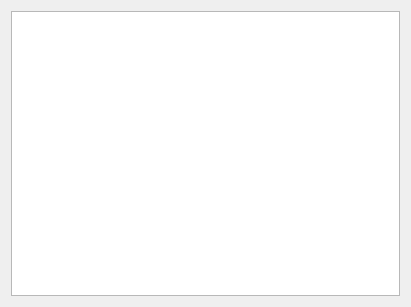
<?xml version="1.0" encoding="UTF-8"?>
<ui version="4.0">
 <class>aboutDialog</class>
 <widget class="QDialog" name="aboutDialog">
  <property name="geometry">
   <rect>
    <x>0</x>
    <y>0</y>
    <width>411</width>
    <height>307</height>
   </rect>
  </property>
  <property name="windowTitle">
   <string>Dialog</string>
  </property>
  <layout class="QVBoxLayout" name="verticalLayout">
   <item>
    <widget class="QTextBrowser" name="textBrowser">
     <property name="html">
      <string>&lt;!DOCTYPE HTML PUBLIC &quot;-//W3C//DTD HTML 4.0//EN&quot; &quot;http://www.w3.org/TR/REC-html40/strict.dtd&quot;&gt;
&lt;html&gt;&lt;head&gt;&lt;meta name=&quot;qrichtext&quot; content=&quot;1&quot; /&gt;&lt;meta charset=&quot;utf-8&quot; /&gt;&lt;style type=&quot;text/css&quot;&gt;
p, li { white-space: pre-wrap; }
hr { height: 1px; border-width: 0; }
li.unchecked::marker { content: &quot;\2610&quot;; }
li.checked::marker { content: &quot;\2612&quot;; }
&lt;/style&gt;&lt;/head&gt;&lt;body style=&quot; font-family:'Segoe UI'; font-size:9pt; font-weight:400; font-style:normal;&quot;&gt;
&lt;p style=&quot;-qt-paragraph-type:empty; margin-top:0px; margin-bottom:0px; margin-left:0px; margin-right:0px; -qt-block-indent:0; text-indent:0px;&quot;&gt;&lt;br /&gt;&lt;/p&gt;&lt;/body&gt;&lt;/html&gt;</string>
     </property>
    </widget>
   </item>
  </layout>
 </widget>
 <resources/>
 <connections/>
</ui>
